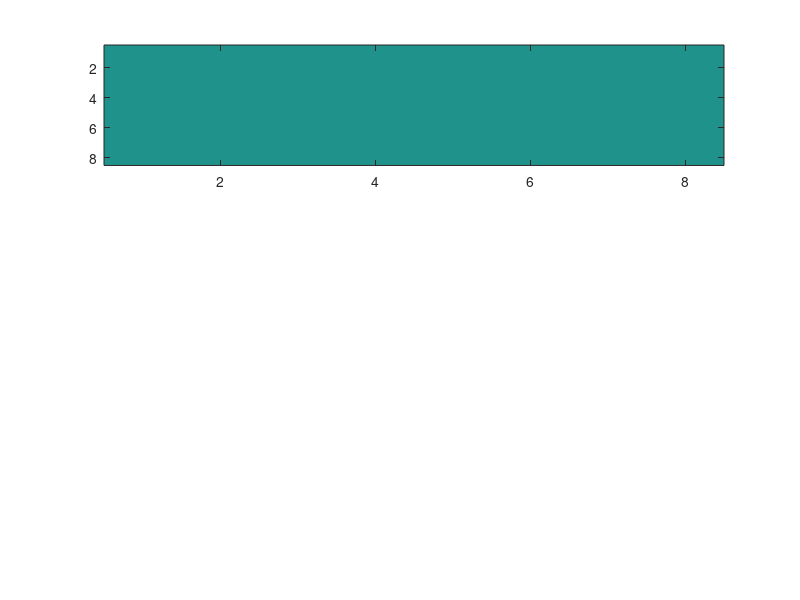

Source code (MATLAB): (Note: this script raises an error after producing the figure.)
%%%%%%%%%%%%%%%%%%%%%%%%%%%%%%%%%%%%%%%%%%
%% This script reads in a number of models
%% and plots their performance according
%% to a specified set of two paramters.
%%%%%%%%%%%%%%%%%%%%%%%%%%%%%%%%%%%%%%%%%%
function plotPerformanceForParameters()
parentFolder = '/home/aecgroup/aecdata/Results';    % folder with all subfolders containing the experiments
commonName = '1_cluster_CriticLR';                  % a string (or part of it) all relevant folders share
files = dir(sprintf('%s/*%s*', parentFolder, commonName));
subFolder = 'modelAt2000000';
nFiles = length(files);

%% here, specify the parameter ranges that should be used
%  these may simply be copied from parOES.m and putting ';'' after every set of params

% var1 = [1e-4, 1e-5, 1e-6];
% var2 = [1e-4, 1e-5, 1e-6];

% var1 = {'1e-2', '1e-3', '1e-4'}; % regularizer
% var2 = {'[1, 0]', '[0.5, 0]', '[0.5]'}; % actorLearningRange

var1 = [[1, 1]; [1, 0]; [0.75, 0.75]; [0.75, 0]; [0.5, 0.5]; [0.5, 0]; [0.25, 0.25]; [0.25, 0]];
var2 = [[1, 1]; [1, 0]; [0.75, 0.75]; [0.75, 0]; [0.5, 0.5]; [0.5, 0]; [0.25, 0.25]; [0.25, 0]];

var1 = flipud(var1); % setting the offspring to lower left had corner

%% further, specify parameters for plotting

% plotSavePath = './hiddenLayerRegulActorLRComparison';
% plotSavePath = './actorVardec_range_exploration';
plotSavePath = './CriticLRActorLR';

% numberFormatVar1 = '%1.0e';
% numberFormatVar2 = '%1.0e';

numberFormatVar1 = '[%1.2f - %1.2f]';
numberFormatVar2 = '[%1.2f - %1.2f]';

% numberFormatVar1 = '[%1.0e - %1.0e]';
% numberFormatVar2 = '[%1.0e - %1.0e]';

% labelVar1 = 'variance\nstart value';
% labelVar2 = 'variance end value';

labelVar1 = 'actor learning range';
labelVar2 = 'critic learning range';

% labelVar1 = 'Actor weight regularizer';
% labelVar2 = 'Actor LR [start, end]';

length1 = length(var1);
length2 = length(var2);

results = zeros(length1, length2, 3); % results are the three measurements rmse, median, and iqr

iter = 1;
for f = 1 : nFiles
    try
        % model = load(files{f});
        model = load(sprintf('%s/%s/%s/model.mat', parentFolder, files(f).name, subFolder));
        model = model.model;
        testInterval = model.interval * 2;

        %% finding indizes: also needs to be updated everytime
    %     ind = find(var1 == model.rlModel.CActor.varianceRange(1));
    %     jnd = find(var2 == model.rlModel.CActor.varianceRange(2));

        % note: different order than expected
        ind = find(ismember(var2, model.rlModel.criticLearningRange, 'rows'));
        jnd = find(ismember(var1, model.rlModel.actorLearningRange, 'rows'));

        results(ind, jnd, 1) = sqrt(mean(model.testResult3(:, testInterval) .^ 2));
        results(ind, jnd, 2) = iqr(model.testResult3(:, testInterval)) * 4;
        results(ind, jnd, 3) = median(model.testResult3(:, testInterval));

    %     results(ceil(f / 3) , iter, 1) = sqrt(mean(model.testResult3(:, testInterval) .^ 2));
    %     results(ceil(f / 3) , iter, 2) = iqr(model.testResult3(:, testInterval));
    %     results(ceil(f / 3) , iter, 3) = median(model.testResult3(:, testInterval));

        iter = iter + 1;
        if iter > 3
            iter = 1;
        end
    catch
       % catch case when (sub-)experiment started, but has no test results yet
       continue;
    end
end

% results(:, :, 1) = fliplr(results(:, :, 1));
% results(:, :, 2) = fliplr(results(:, :, 2));
% results(:, :, 3) = fliplr(results(:, :, 3));

%% plotting section
% var1descr = [];
% var2descr = '';

% [~, nEntries] = size(var1);
% for ind1 = 1 : length1
%   var1descr(ind1) = '[';
%   for ind2 = 1 : nEntries
%       var1descr(ind1) = strcat(var1descr(ind), var1(ind1, ind2))
%       if ind2 < nEntries
%           var1descr(ind1) = strcat(var1descr(ind1), ',');
%       end
%   end
%   var1descr(ind1) = strcat(var1descr(ind1), ']');
% end
figure;
title('Parameter Comparison');

% plot the RMSE
subplot(3, 1, 1);
imagesc(results(:, :, 1));

colordata = createCM(3);
colordata(1, :) = [1, 1, 1]; % plot Infs white
colormap(colordata);

txt = results(:, :, 1);
txt(find(txt == 0)) = inf;
txt = num2str(txt(:),'%0.2f');
txt = strtrim(cellstr(txt));
[x, y] = meshgrid(1 : max(length1, length2));
hStrings = text(x(:), y(:), txt(:), 'HorizontalAlignment', 'center');

% one dim. case
% set(gca, 'XTick', 1:length1, 'XTickLabel', num2str(flip(var2(:)), numberFormatVar1), ...
%          'YTick', 1:length2, 'YTickLabel', num2str(var1(:), numberFormatVar2), ...
%          'TickLength', [0, 0]);
% two dim case
set(gca, 'XTick', 1:length1, 'XTickLabel', num2str(var1(:, :), numberFormatVar1), ...
         'YTick', 1:length2, 'YTickLabel', num2str(var2(:, :), numberFormatVar2), ...
         'TickLength', [0, 0], 'FontSize', 7);
% set(gca, 'XTick', 1:length1, 'XTickLabel', var1, ...
%          'YTick', 1:length2, 'YTickLabel', var2, ...
%          'TickLength', [0, 0]);

title('RMSE');
xlabel(sprintf(labelVar1));
ylabel(sprintf(labelVar2));
colorbar();
% saveas(gca, sprintf('%s_rmse.png', plotSavePath));

% plot the interquartile range
subplot(3, 1, 2);
imagesc(results(:, :, 2));

txt = results(:, :, 2);
txt(find(txt == 0)) = inf;
txt = num2str(txt(:),'%0.2f');
% txt(find(txt == '0.00')) = ' '; % this may cause errors.
txt = strtrim(cellstr(txt));
[x, y] = meshgrid(1 : max(length1, length2));
hStrings = text(x(:), y(:), txt(:), 'HorizontalAlignment', 'center');

% one dim. case
% set(gca, 'XTick', 1:length1, 'XTickLabel', num2str(flip(var2(:)), numberFormatVar1), ...
%          'YTick', 1:length2, 'YTickLabel', num2str(var1(:), numberFormatVar2), ...
%          'TickLength', [0, 0]);
% two dim case
set(gca, 'XTick', 1:length1, 'XTickLabel', num2str(var1(:, :), numberFormatVar1), ...
         'YTick', 1:length2, 'YTickLabel', num2str(var2(:, :), numberFormatVar2), ...
         'TickLength', [0, 0], 'FontSize', 7);
% set(gca, 'XTick', 1:length1, 'XTickLabel', var1, ...
%          'YTick', 1:length2, 'YTickLabel', var2, ...
%          'TickLength', [0, 0]);

title('IQR*4');
xlabel(sprintf(labelVar1));
ylabel(sprintf(labelVar2));
colorbar();
% saveas(gca, sprintf('%s_iqr.png', plotSavePath));

% plot the median
subplot(3, 1, 3);
imagesc(abs(results(:, :, 3))); % plot absolute values

txt = results(:, :, 3);
txt(find(txt == 0)) = inf;
txt = num2str(txt(:),'%0.2f');
% txt(find(txt == '0.00')) = ' '; % this may cause errors.
txt = strtrim(cellstr(txt));
[x, y] = meshgrid(1 : max(length1, length2));
hStrings = text(x(:), y(:), txt(:), 'HorizontalAlignment', 'center');

% one dim. case
% set(gca, 'XTick', 1:length1, 'XTickLabel', num2str(flip(var2(:)), numberFormatVar1), ...
%          'YTick', 1:length2, 'YTickLabel', num2str(var1(:), numberFormatVar2), ...
%          'TickLength', [0, 0]);
% two dim case
set(gca, 'XTick', 1:length1, 'XTickLabel', num2str(var1(:, :), numberFormatVar1), ...
         'YTick', 1:length2, 'YTickLabel', num2str(var2(:, :), numberFormatVar2), ...
         'TickLength', [0, 0], 'FontSize', 7);
% set(gca, 'XTick', 1:length1, 'XTickLabel', var1, ...
%          'YTick', 1:length2, 'YTickLabel', var2, ...
%          'TickLength', [0, 0]);

title('Median');
xlabel(sprintf(labelVar1));
ylabel(sprintf(labelVar2));
colorbar();
% saveas(gca, sprintf('%s_median.png', plotSavePath));

saveas(gca, sprintf('%s.png', plotSavePath));
